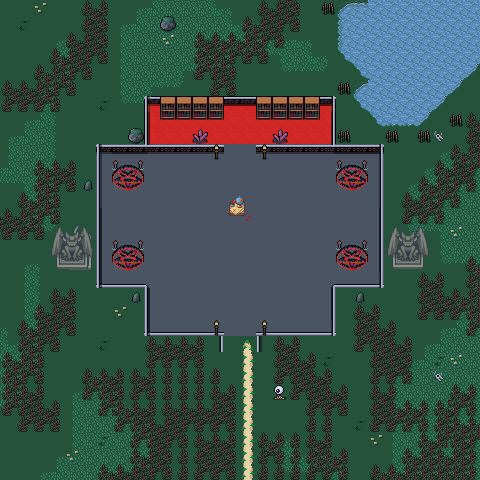

A 2D game scene composited from a Tiled map and its tileset images. What follows is a short description and the map's XML, with each tile layer's data collapsed to a summary:
An orthogonal 30x30 tile map with 16x16 px tiles, 4 tile layers (Background, Walls, Ornamental Walls, Clutter), 5 tilesets and 18 objects.

<map version="1.10" tiledversion="1.11.2" orientation="orthogonal" renderorder="right-down" width="30" height="30" tilewidth="16" tileheight="16" infinite="0" nextlayerid="11" nextobjectid="128">
 <editorsettings>
  <export target="wastetown..tmx" format="tmx" />
 </editorsettings>
 <properties>
  <property name="dungeonEffect" value="{&quot;startBattleWithCard&quot;: [ &quot;Infernal Vessel&quot;, &quot;Tempting Contract&quot;, &quot;Infernal Idol&quot; ]}" />
 </properties>
 <tileset firstgid="1" source="../../../../common/maps/tileset/main.tsx" />
 <tileset firstgid="10113" source="../../../../common/maps/tileset/buildings.tsx" />
 <tileset firstgid="11905" source="../../../../common/maps/tileset/FarmFood.tsx" />
 <tileset firstgid="16001" source="../../../../common/maps/tileset/buildings-nocollide.tsx" />
 <tileset firstgid="17793" source="../../../../common/maps/tileset/dungeon/dungeon_bis.tsx" />
 <layer id="10" name="Background" width="30" height="30">
  <data>[900 cells, 900 non-empty, 8 distinct tile ids]</data>
 </layer>
 <layer id="2" name="Walls" width="30" height="30">
  <data>[900 cells, 398 non-empty, 27 distinct tile ids]</data>
 </layer>
 <layer id="7" name="Ornamental Walls" width="30" height="30">
  <data>[900 cells, 406 non-empty, 30 distinct tile ids]</data>
 </layer>
 <layer id="3" name="Clutter" width="30" height="30">
  <properties>
   <property name="spriteLayer" type="bool" value="true" />
  </properties>
  <data>[900 cells, 239 non-empty, 43 distinct tile ids]</data>
 </layer>
 <objectgroup id="4" name="Objects">
  <object id="38" template="../../../../common/maps/obj/entry_up.tx" x="238.666" y="480.166">
   <properties>
    <property name="teleport" value="" />
   </properties>
  </object>
  <object id="85" template="../../../../common/maps/obj/dialog.tx" x="212.583" y="335.25" width="54" height="22.5" visible="1">
   <properties>
    <property name="dialog">[
    {
       "text": "A quartet of demons stand in the corners of this opulent but largely empty room. The demons greet you with an eerie cheerfulness.
'Welcome, {var=player_name}! We've been expecting you!' One of the demons says with a smile.
'We have an offer for you. 20,000 gold. One hundred mana shards. Two dozen rare spells. TWO FORBIDDEN spells. And two unique pieces of magical equipment! A fortune fit for someone as powerful and magnificent as you, {var=player_name}!'",
       "options": [
        {
        "name": "I don't deal with demons. Not interested.",
        "text": "'A shame, truly. Well, there are other ways to get your soul - more violent ones.'",
        "options": [
          {"name": "(Continue)"}],
           "action": [{"deleteMapObject":-1}, {"deleteMapObject":124}]
        },
        {
          "name": "And what would this cost me?",
          "text": "'Well, we would each need just the tiniest sliver of your soul. But in exchange, such riches! So many spells and pieces of magical equipment! Think of the power, {var=player_name}! Be honest with yourself, you've been carving a bloody path across this land, what's a few more nicks upon your scarred soul?'",
          "options": [
            {"name": "Not worth a piece of my soul.",
             "text": "'A shame, truly. Well, there are other ways to get your soul - more violent ones.'",
             "options": [
                    {"name": "(Continue)"}],
                    "action": [{"deleteMapObject":-1}, {"deleteMapObject":124}]},
              {"name": "Sounds like we have a deal.",
              "text": "'Excellent! You won't regret this, {var=player_name}! No refunds.' And with that, the demons all vanish, leaving their promised treasure behind. You shudder, feeling like your soul got several papercuts.",
              "options": [
                {"name": "(Continue)",
                "action": [
                    {"grantRewards": [
                  {"type": "life", "count": -4},
                  {"type": "gold", "count": 20000},
                  {"type": "shards", "count": 100},
                  {"type": "item", "count": 1, "itemName": "Scroll of Griselbrand"},
                  {"type": "item", "count": 1, "itemName": "Amulet of Agony"},
                  {"type": "card", "count": 1, "cardName": "Demonic Tutor", "editions": ["VMA"]},
                                    {"type": "card", "count": 1, "cardName": "Contract from Below", "editions": ["LEA"]},
                  {"type": "card", "count": 1, "cardName": "Griselbrand","sourceDeck": "decks/rewards/Select_SLs.dck"},
                  {"type": "card", "count": 1, "cardName": "Kothophed, Soul Hoarder","sourceDeck": "decks/rewards/Select_SLs.dck"},
                  {"type": "card", "count": 1, "cardName": "Demonlord Belzenlok","sourceDeck": "decks/rewards/Select_SLs.dck"},
                  {"type": "card", "count": 1, "cardName": "Razaketh, the Foulblooded","sourceDeck": "decks/rewards/Select_SLs.dck"},
                  {"type": "card", "count": 8, "subTypes": ["Demon"], "rarity": [ "Rare", "Mythic Rare" ] },
                  {"type": "card", "count": 12, "rarity": [ "Rare", "Mythic Rare" ] }
                  ]},
                {"deleteMapObject":103},
                {"deleteMapObject":86},
                {"deleteMapObject":87},
                {"deleteMapObject":90},
                {"deleteMapObject":91},
                {"deleteMapObject":-1}
            ]
                }]
                }]
                }]
                }]</property>
   </properties>
  </object>
  <object id="86" template="../../../../common/maps/obj/enemy.tx" x="150.5" y="185">
   <properties>
    <property name="enemy" value="Razaketh" />
    <property name="speedModifier" type="float" value="40" />
    <property name="threatRange" type="int" value="60" />
    <property name="waypoints" value="" />
   </properties>
  </object>
  <object id="87" template="../../../../common/maps/obj/enemy.tx" x="152" y="264.5">
   <properties>
    <property name="enemy" value="Kothophed" />
    <property name="speedModifier" type="float" value="40" />
    <property name="threatRange" type="int" value="60" />
    <property name="waypoints" value="" />
   </properties>
  </object>
  <object id="88" template="../../../../common/maps/obj/dialog.tx" x="208.75" y="431.75" width="91.5" height="22.5" visible="1">
   <properties>
    <property name="dialog">[
{
   "text": "A fairly unassuming building lies before you, but as you look upon it, a shudder of raw discomfort runs down your spine. Its almost as if your very soul senses immense evil ahead.
Your manasight stone glows, sensing the power of the legends here.",
   "options": [{
      "name": "(Continue)", "action": [{"deleteMapObject":-1}]}]
}
]</property>
   </properties>
  </object>
  <object id="90" template="../../../../common/maps/obj/enemy.tx" x="311.75" y="185.25">
   <properties>
    <property name="effect" value="{&quot;startBattleWithCard&quot;: [&quot;Scroll of griselbrand|AVR&quot;, &quot;Mask of Griselbrand|mid&quot;]}" />
    <property name="enemy" value="Griselbrand" />
    <property name="spawn.Hard" type="bool" value="false" />
    <property name="spawn.Insane" type="bool" value="false" />
    <property name="speedModifier" type="float" value="40" />
    <property name="threatRange" type="int" value="60" />
    <property name="waypoints" value="" />
   </properties>
  </object>
  <object id="91" template="../../../../common/maps/obj/enemy.tx" x="313.25" y="264.75">
   <properties>
    <property name="enemy" value="Belzenlok" />
    <property name="speedModifier" type="float" value="40" />
    <property name="threatRange" type="int" value="60" />
    <property name="waypoints" value="" />
   </properties>
  </object>
  </objectgroup>
</map>
<!-- 11 of 18 objects omitted -->
